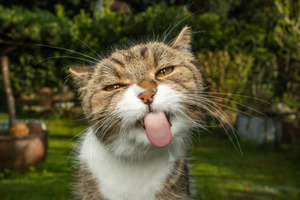
#> input picture image.jpg, 300 x 200 px, found by its file name
$ python canny_edge.py
#> lines starting #> are read from the running program, lines starting #| are printed output that depends on the picture
from PIL import Image
import numpy as np
from skimage import feature
from scipy.ndimage import gaussian_filter
import matplotlib.pyplot as plt

def canny_edge_detection(image_path, sigma=1.0):
    # Load and convert image to grayscale
#> called with image_path = 'path/to/your/image.jpg', sigma = 1
    image = Image.open(image_path).convert("L")
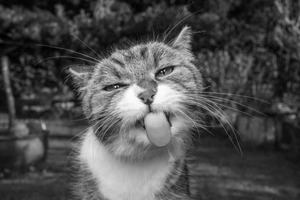
#> image: PIL image 300x200 L; min 0, max 255, mean 77.8
    image_np = np.array(image)

    # Apply Gaussian filter for smoothing
    smoothed_image_np = gaussian_filter(image_np, sigma=sigma)

    # Perform Canny edge detection
    edges = feature.canny(smoothed_image_np)
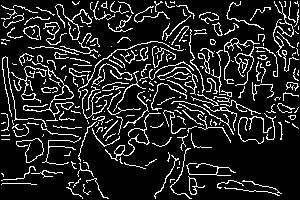
#> edges: shape (200, 300) bool; 13.9% white in thin lines or dots

    # Convert edges to image format
    edges_image_np = np.uint8(edges * 255)
#> edges_image_np: shape (200, 300); 13.9% white in thin lines or dots
    edges_image = Image.fromarray(edges_image_np, mode="L")

    return edges_image

def display_image(image):
    # Display the image using matplotlib
    plt.imshow(image, cmap='gray')
    plt.axis('off')  # Hide axis
    plt.show()

# Example usage
image_path = 'path/to/your/image.jpg'
sigma = 1.0  # Parameter

edges_image = canny_edge_detection(image_path, sigma)
display_image(edges_image)

$ run again, with img.png saved as image.jpg
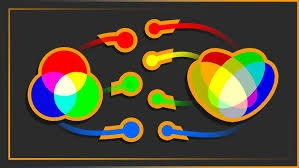
#> input picture img.png, 299 x 168 px, found by its file name
#> in canny_edge_detection, `smoothed_image_np = gaussian_filter(image_np, sigma=sigma)`:
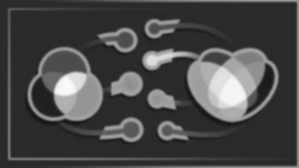
#> smoothed_image_np: shape (168, 299); min 20, max 250, mean 72.4
#> in canny_edge_detection, `edges = feature.canny(smoothed_image_np)`:
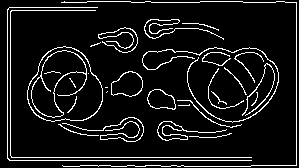
#> edges: shape (168, 299) bool; 8.9% white in thin lines or dots
#> edges_image_np: shape (168, 299); 8.9% white in thin lines or dots
